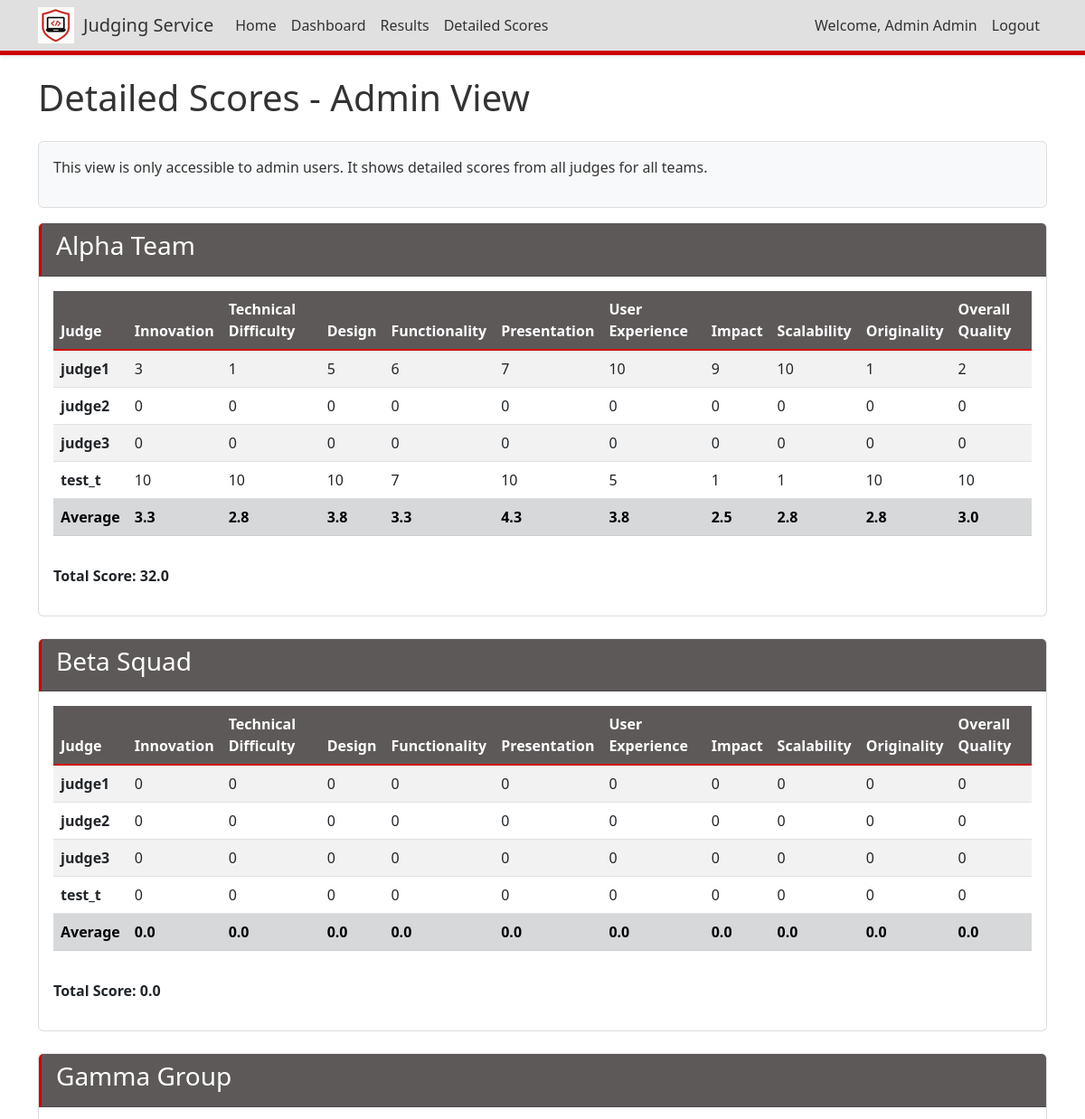
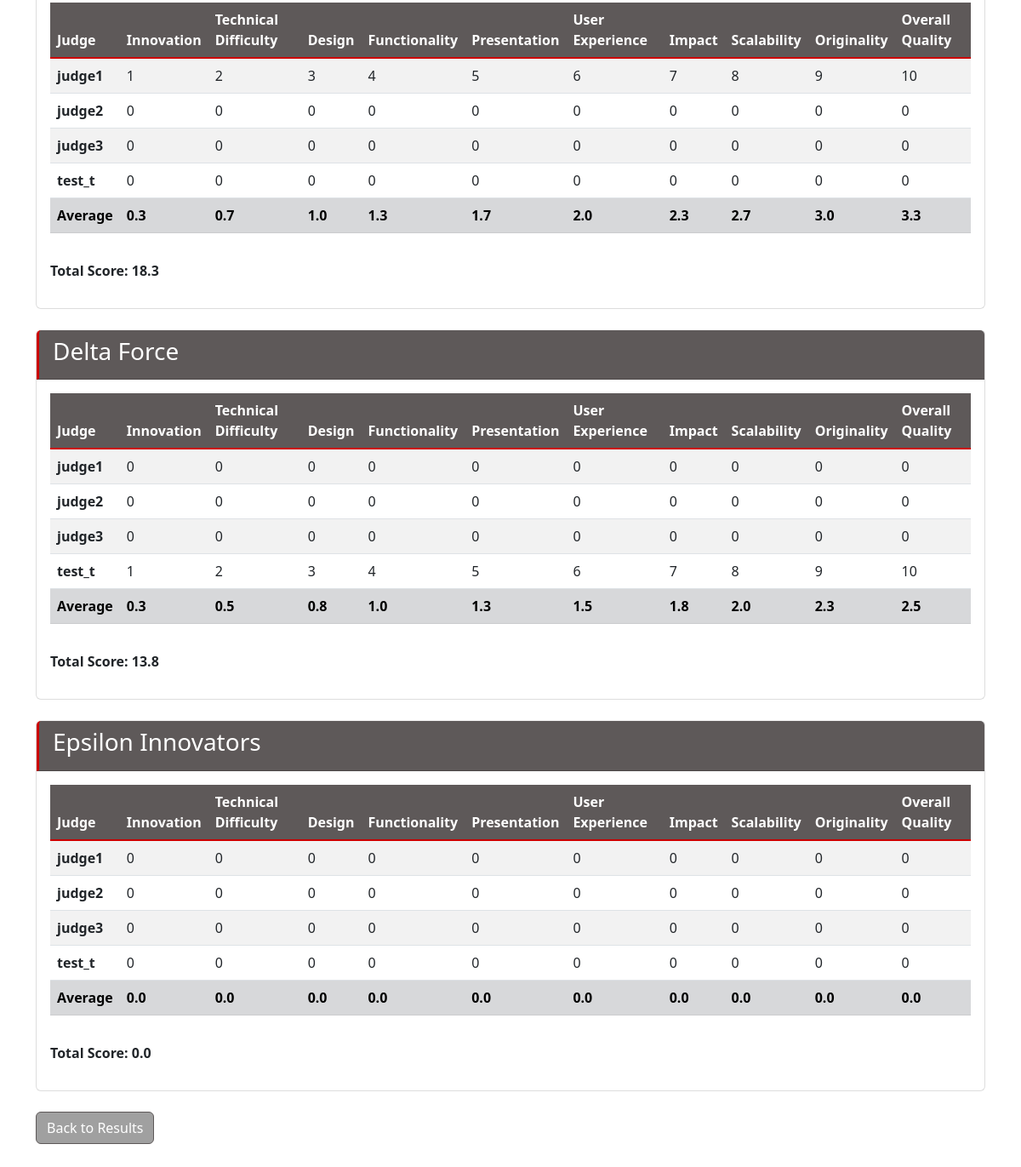
The app's page /admin-scores/ (signed in) with its own data (2 pictures, top to bottom).
### judging/models.py (models this page shows, shortened)
class Team(models.Model):
    name = models.CharField(max_length=100)
    description = models.TextField(blank=True)
    def get_average_scores(self):
        avg_scores = {}
        for criteria in Criteria.objects.all():
            avg = Score.objects.filter(team=self, criteria=criteria).aggregate(Avg('score'))['score__avg'] or 0
            avg_scores[criteria.name] = avg
        return avg_scores
    def get_total_score(self):
        avg_scores = self.get_average_scores()
        return sum(avg_scores.values())

class Criteria(models.Model):
    name = models.CharField(max_length=100)
    description = models.TextField(blank=True)
    class Meta:
        verbose_name_plural = "Criteria"

### judging/views.py (the view)
# urls.py: path('admin-scores/', views.admin_detailed_scores, name='admin_detailed_scores'),
@login_required
def admin_detailed_scores(request):
    if not (request.user.is_staff or request.user.is_superuser):
        messages.error(request, "You don't have permission to view detailed scores.")
        return redirect('results')
    teams = Team.objects.all()
    criteria_list = Criteria.objects.all()
    judges = User.objects.filter(score__isnull=False).distinct()
    detailed_results = []
    for team in teams:
        team_data = {
            'team': team,
            'judge_scores': {}
        }
        for judge in judges:
            judge_scores = {}
            for criteria in criteria_list:
                score = Score.objects.filter(
                    judge=judge,
                    team=team,
                    criteria=criteria
                ).first()
                if score:
                    judge_scores[criteria.name] = score.score
                else:
                    judge_scores[criteria.name] = 0
            team_data['judge_scores'][judge.username] = judge_scores
        detailed_results.append(team_data)
    context = {
        'detailed_results': detailed_results,
        'criteria_list': criteria_list,
        'judges': judges,
    }
    return render(request, 'judging/admin_detailed_scores.html', context)

### judging/templatetags/custom_filters.py (called while the page is built)
@register.filter
def get_item(dictionary, key):
    return dictionary.get(key)

### judging/templates/judging/admin_detailed_scores.html (shortened to what this page needs)
{% extends 'judging/base.html' %}
{% load custom_filters %}
{% block content %}
<h1 class="mb-4">Detailed Scores - Admin View</h1>
<div class="alert alert-info">
    <p>This view is only accessible to admin users. It shows detailed scores from all judges for all teams.</p>
</div>
{% for result in detailed_results %}
<div class="card mb-4">
    <div class="card-header">
        <h3>{{ result.team.name }}</h3>
    </div>
    <div class="card-body">
        <div class="table-responsive">
            <table class="table table-striped table-hover">
                <thead>
                    <tr>
                        <th>Judge</th>
                        {% for criteria in criteria_list %}
                            <th>{{ criteria.name }}</th>
                        {% endfor %}
                    </tr>
                </thead>
                <tbody>
                    {% for judge_name, scores in result.judge_scores.items %}
                        <tr>
                            <td><strong>{{ judge_name }}</strong></td>
                            {% for criteria in criteria_list %}
                                <td>{{ scores|get_item:criteria.name }}</td>
                            {% endfor %}
                        </tr>
                    {% endfor %}
                    <tr class="table-secondary">
                        <td><strong>Average</strong></td>
                        {% for criteria in criteria_list %}
                            <td><strong>{{ result.team.get_average_scores|get_item:criteria.name|floatformat:1 }}</strong></td>
                        {% endfor %}
                    </tr>
                </tbody>
            </table>
        </div>
        <div class="mt-3">
            <p><strong>Total Score: {{ result.team.get_total_score|floatformat:1 }}</strong></p>
        </div>
    </div>
</div>
{% empty %}
<div class="alert alert-warning">
    <p>No scores have been submitted yet.</p>
</div>
{% endfor %}
<div class="mt-4">
    <a href="{% url 'results' %}" class="btn btn-secondary">Back to Results</a>
</div>
{% endblock %}

### judging/templates/judging/base.html (shortened to what this page needs)
<!DOCTYPE html>
<html lang="en">
<head>
    <link href="https://cdn.jsdelivr.net/npm/bootstrap@5.3.0-alpha1/dist/css/bootstrap.min.css" rel="stylesheet">
    {% load static %}
    <link href="{% static 'judging/css/custom.css' %}" rel="stylesheet">
</head>
<body>
    <nav class="navbar navbar-expand-md navbar-light fixed-top">
        <div class="container">
            <div class="d-flex align-items-center">
                <div class="logo-container">
                    <img src="{% static 'judging/images/computer_logo_40x40.png' %}" alt="Judging Service Logo" class="logo-image">
                </div>
                <a class="navbar-brand" href="{% url 'home' %}">Judging Service</a>
            </div>
            <div class="collapse navbar-collapse" id="navbarNav">
                <ul class="navbar-nav me-auto">
                    <li class="nav-item">
                        <a class="nav-link" href="{% url 'home' %}">Home</a>
                    </li>
                    {% if user.is_authenticated %}
                    <li class="nav-item">
                        <a class="nav-link" href="{% url 'dashboard' %}">Dashboard</a>
                    </li>
                    {% endif %}
                    <li class="nav-item">
                        <a class="nav-link" href="{% url 'results' %}">Results</a>
                    </li>
                    {% if user.is_authenticated and user.is_staff %}
                    <li class="nav-item">
                        <a class="nav-link" href="{% url 'admin_detailed_scores' %}">Detailed Scores</a>
                    </li>
                    {% endif %}
                </ul>
                <ul class="navbar-nav">
                    {% if user.is_authenticated %}
                    <li class="nav-item">
                        <span class="nav-link">Welcome, {{ user.first_name }} {{ user.last_name }}</span>
                    </li>
                    <li class="nav-item">
                        <a class="nav-link" href="{% url 'logout' %}">Logout</a>
                    </li>
                    {% else %}
                    <li class="nav-item">
                        <a class="nav-link" href="{% url 'login' %}">Login</a>
                    </li>
                    {% endif %}
                </ul>
            </div>
        </div>
    </nav>
    <div class="container mt-4">
        {% block content %}{% endblock %}
    </div>
</body>
</html>

### judging/static/judging/css/custom.css (style rules this page uses)
.navbar { background-color: #e0e0e0 !important; box-shadow: 0 2px 4px rgba(0, 0, 0, 0.1); border-bottom: 5px solid #cc0000 !important; }
.navbar-light .navbar-brand, .navbar-light .nav-link { color: #333333 !important; }
.btn-secondary { background-color: #a0a0a0 !important; border-color: #5e5959 !important; }
.card-header { background-color: #5e5959 !important; color: #ffffff !important; border-left: 3px solid #cc0000 !important; }
.card { border-color: #dddddd !important; border-top: 1px solid #f0f0f0 !important; }
.table-striped tbody tr:nth-of-type(odd) { background-color: #f9f9f9 !important; }
.table thead th { background-color: #5e5959 !important; color: #ffffff !important; border-bottom: 2px solid #cc0000 !important; }
.alert-info { background-color: #f8f9fa !important; border-color: #dddddd !important; color: #333333 !important; }
body { background-color: #ffffff !important; color: #333333 !important; }
.logo-container { height: 40px; width: 40px; background-color: #ffffff; margin-right: 10px; display: flex; align-items: center; justify-content: center; border-radius: 4px; }

### judging/templates/judging/base.html (style rules this page uses)
body { padding-top: 60px; padding-bottom: 40px; }

### records on screen
Team: team.name "Alpha Team", team.get_average_scores|get_item "3.3", team.get_average_scores|get_item "2.8", team.get_average_scores|get_item "3.8", team.get_average_scores|get_item "4.3", team.get_average_scores|get_item "2.5", team.get_average_scores|get_item "3.0", team.get_total_score "32.0"
Criteria: name "Innovation", name "3", name "0", name "10", name "1"
Criteria: name "Technical Difficulty", name "1", name "0", name "10", name "2"
Criteria: name "Design", name "5", name "0", name "10", name "3"
Criteria: name "Functionality", name "6", name "0", name "7", name "4"
Criteria: name "Presentation", name "7", name "0", name "10", name "5"
Criteria: name "User Experience", name "10", name "0", name "5", name "6"
Criteria: name "Impact", name "9", name "0", name "1", name "7"
Criteria: name "Scalability", name "10", name "0", name "1", name "8"
Criteria: name "Originality", name "1", name "0", name "10", name "9"
Criteria: name "Overall Quality", name "2", name "0", name "10"
Team: team.name "Beta Squad", team.get_average_scores|get_item "0.0", team.get_total_score "0.0"
Team: team.name "Gamma Group", team.get_average_scores|get_item "0.3", team.get_average_scores|get_item "0.7", team.get_average_scores|get_item "1.0", team.get_average_scores|get_item "1.3", team.get_average_scores|get_item "1.7", team.get_average_scores|get_item "2.0", team.get_average_scores|get_item "2.3", team.get_average_scores|get_item "2.7", team.get_average_scores|get_item "3.0", team.get_average_scores|get_item "3.3", team.get_total_score "18.3"
Team: team.name "Delta Force", team.get_average_scores|get_item "0.3", team.get_average_scores|get_item "0.5", team.get_average_scores|get_item "0.8", team.get_average_scores|get_item "1.0", team.get_average_scores|get_item "1.3", team.get_average_scores|get_item "1.5", team.get_average_scores|get_item "1.8", team.get_average_scores|get_item "2.0", team.get_average_scores|get_item "2.3", team.get_average_scores|get_item "2.5", team.get_total_score "13.8"
Team: team.name "Epsilon Innovators", team.get_average_scores|get_item "0.0", team.get_total_score "0.0"

### other values on screen
{{ user.first_name }} "Admin"
{{ user.last_name }} "Admin"
{{ judge_name }} "judge1" "judge2" "judge3" "test_t" "judge1" "judge2" "judge3" "test_t" "judge1" "judge2" "judge3" "test_t" "judge1" "judge2" "judge3" "test_t" "judge1" "judge2" "judge3" "test_t"
